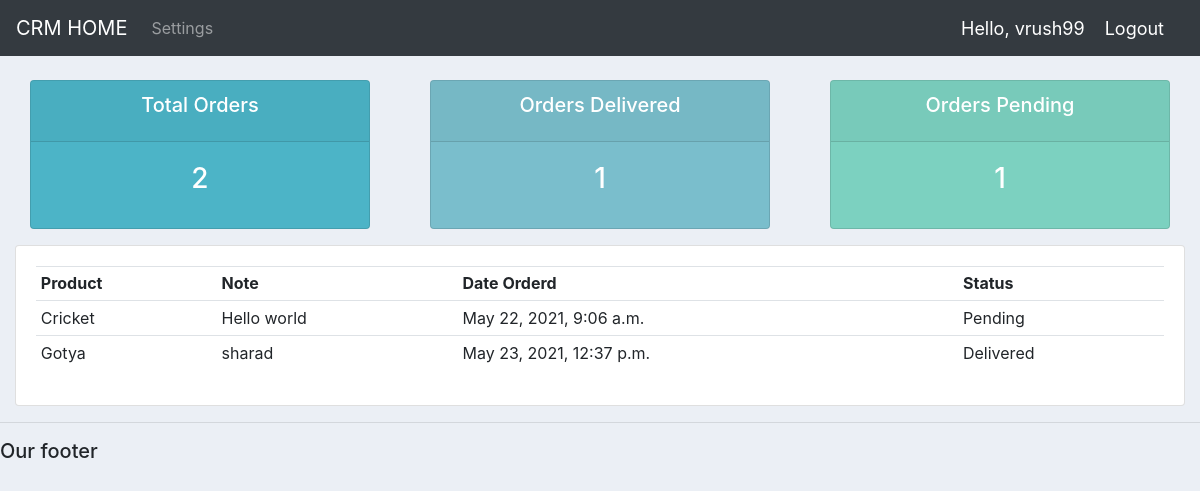
Page /user/ (signed in) on the committed database.
### accounts/models.py (models this page shows, shortened)
class Order(models.Model):
    STATUS = (
        ('Pending', 'Pending'),
        ('Out for delivery', 'Out for delivery'),
        ('Delivered', 'Delivered'),
    )
    status = models.CharField(max_length=200, null=True, choices=STATUS)
    customer = models.ForeignKey(Customer, null=True, on_delete = models.SET_NULL)
    product = models.ForeignKey(Product, null=True, on_delete = models.SET_NULL)
    date_created = models.DateTimeField(auto_now_add=True, null=True)
    note = models.CharField(max_length=1000, null=True)

class Product(models.Model):
    CATEGORY = (
        ('Indoor', 'Indoor'),
        ('Out door', 'Out door')
    )
    name = models.CharField(max_length=200)
    price = models.FloatField(null=True)
    category = models.CharField(max_length=200, choices=CATEGORY)
    description = models.CharField(max_length=200, null=True,blank=True)
    date_created = models.DateTimeField(auto_now_add=True,null=True)
    tags = models.ManyToManyField(Tag)
    def __str__(self):
        return self.name

### accounts/decorators.py (the view)
        def wrapper_func(request, *args, **kwargs):
                group = None
                if request.user.groups.exists():
                    group = request.user.groups.all()[0].name
                if group in allowd_roles:
                    return view_func(request, *args, **kwargs)
                else:
                    return HttpResponse('You are not authorized to view this page...')

### accounts/views.py (called while the page is built)
@login_required(login_url='login')
@allowed_users(allowd_roles=['customer'])
def userPage(request):
    orders = request.user.customer.order_set.all()
    total_orders = orders.count()
    delivered = orders.filter(status='Delivered').count()
    pending = orders.filter(status='Pending').count()
    context = {'orders': orders, 'total_orders': total_orders, 'delivered':
                delivered, 'pending':pending}
    return render(request, 'accounts/user.html', context)

### templates/accounts/user.html
{% extends 'accounts/main.html'%}
{% block content %}
{% include 'accounts/status.html'%}
<div class="row">
	<div class="col-md">
		<div class="card card-body">
			<table class="table table-sm">
				<tr>
					<th>Product</th>
					<th>Note</th>
					<th>Date Orderd</th>
					<th>Status</th>
				</tr>
				{% for order in orders %}
				<tr>
					<td>{{order.product}}</td>
					<td>{{order.note}}</td>
					<td>{{order.date_created}}</td>
					<td>{{order.status}}</td>
				</tr>
				{% endfor%}
			</table>
		</div>
	</div>
</div>
{% endblock %}

### templates/accounts/navbar.html (shortened to what this page needs)
{% load static %}
<nav class="navbar navbar-expand-lg navbar-dark bg-dark">
      <a class="navbar-brand" href="{% url 'home' %}">CRM HOME</a>
  <div class="collapse navbar-collapse" id="navbarNav">
    <ul class="navbar-nav">
      {% if request.user.is_staff %}
      <li class="nav-item active">
        <a class="nav-link" href="{% url 'home' %}">Dashboard</a>
      </li>
      <li class="nav-item">
        <a class="nav-link" href="{% url 'products' %}">Products</a>
      </li>
      {% else %}
       <li class="nav-item">
        <a class="nav-link" href="{% url 'account' %}">Settings</a>
      </li>
      {% endif %}
    </ul>
  </div>
  <span class="hello-msg">Hello, {{request.user}}</span>
  <span ><a  class="hello-msg" href="{% url 'logout' %}">Logout</a></span>
</nav>

### static/css/main.css (style rules this page uses)
body { background-color: #ebeff5; }

### templates/accounts/navbar.html (style rules this page uses)
.hello-msg { font-size: 18px; color: #fff; margin-right: 20px; }

### rows in the picture
Order: product "Cricket", note "Hello world", date_created "May 22, 2021, 9:06 a.m.", status "Pending"
Order: product "Gotya", note "sharad", date_created "May 23, 2021, 12:37 p.m.", status "Delivered"

### other values in the picture
{{ request.user }} "vrush99"
{{ total_orders }} "2"
{{ delivered }} "1"
{{ pending }} "1"
